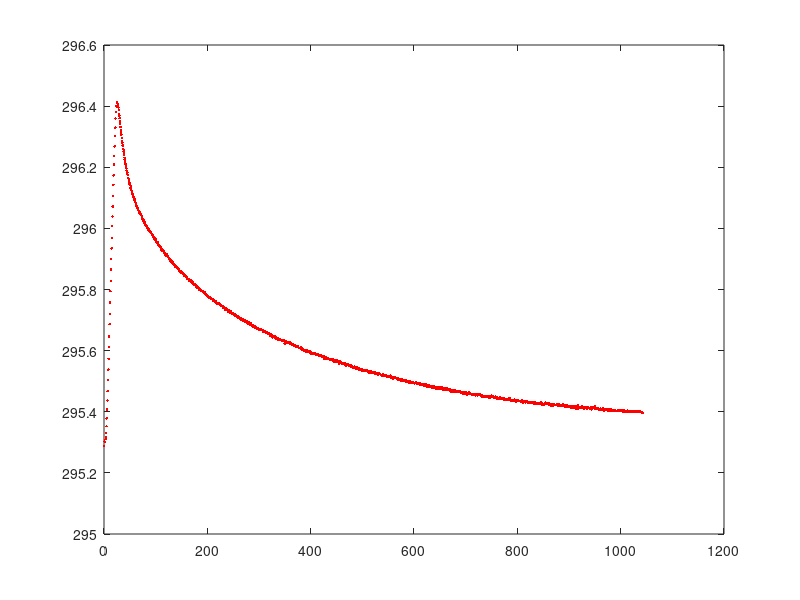

The MATLAB script that drew this image:
%% PID Control
%% Temperature check
% Import data
path(path,'C:\Users\Federico\Documents\GitHub\ExpMethods\01_PID_Control');
load('tempcheck.mat');
% Plot
plot(tcheck.t,tcheck.T,'Linestyle','none','Marker','.',...
    'color','r');
% Calculate mean and std
Tm = mean(tcheck.T);
sigma_T = std(tcheck.T);
% Make a log
disp(sprintf('\n-------- TEMPERATURE CHECK --------'));
disp(sprintf('Average temperature: %d',Tm));
disp(sprintf('Temperature deviation: %d',sigma_T));
disp(sprintf('-----------------------------------\n'));

%% Step excitation
load('step.mat');
% Plot
plot(step.t,step.T,'Linestyle','none','Marker','.',...
    'color','r');
% Get H0 value
H0 = step.T(end-10) - step.T(1);
% Make a log
disp(sprintf('\n-------- STEP EXCITATION --------'));
disp(sprintf('H_0: %d',H0));
disp(sprintf('-----------------------------------\n'));

%% Pulse excitation
load('pulse.mat');
% Plot
plot(pulse.t,pulse.T,'Linestyle','none','Marker','.',...
    'color','r');
% Find maximum
[max, i] = max(pulse.T);
tp = pulse.t(i);
rp = pulse.T(i);



